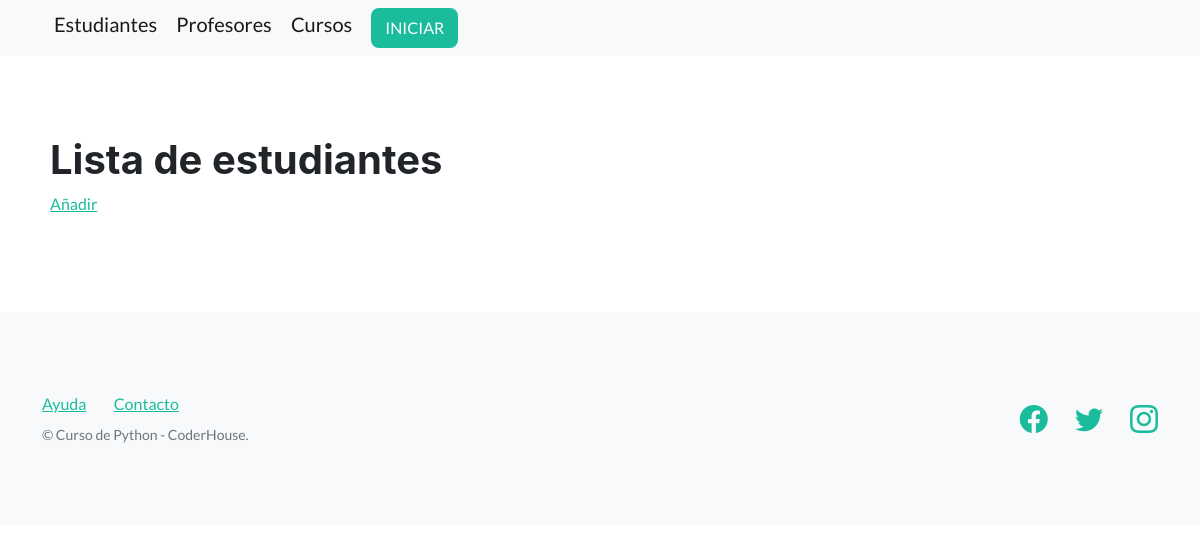
The page /estudiantes/ on the database as committed earlier.
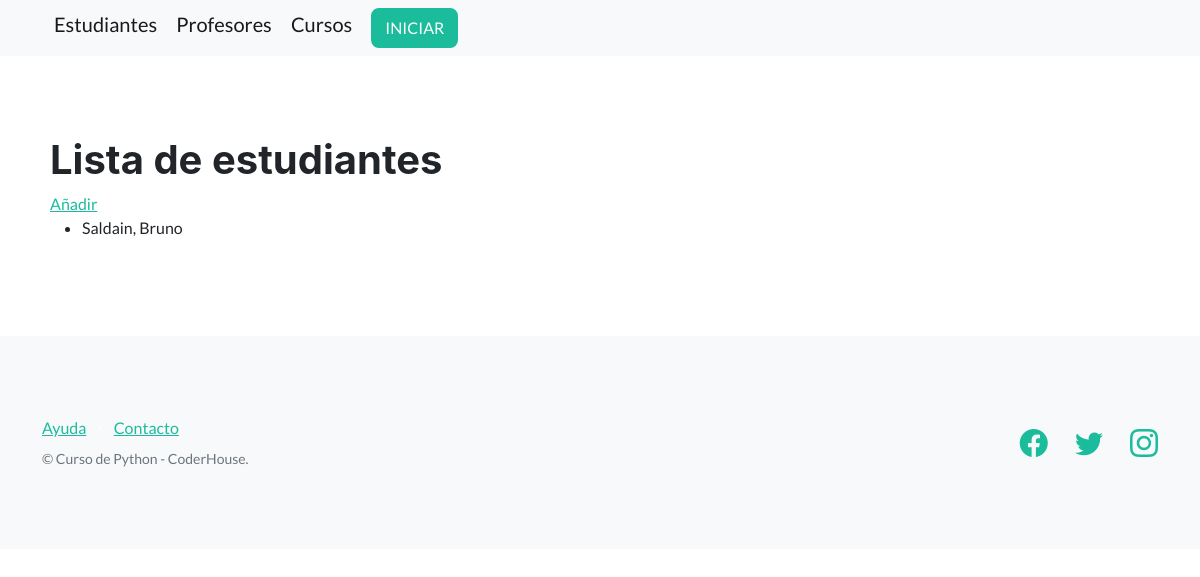
The same page on the database as committed later.
### app1/models.py (models this page shows, shortened)
class Estudiante(models.Model):
    nombre = models.CharField(max_length=256)
    apellido = models.CharField(max_length=256)
    email = models.EmailField()

### app1/views.py (the view)
# urls.py: path('estudiantes/', listar_estudiantes, name="listar_estudiantes"),
def listar_estudiantes(request):
    contexto = {
        'estudiantes': Estudiante.objects.all()
    }
    return render(
        request=request,
        template_name='app1/lista_estudiantes.html',
        context=contexto,
    )

### app1/templates/app1/lista_estudiantes.html (shortened to what this page needs)
{% extends "app1/base.html" %}
{% block contenido %}
<h1 class="titulos-coder">Lista de estudiantes</h1>
<a href="{% url 'crear_estudiante' %}">Añadir</a>
<ul>
{% for student in estudiantes %}
  <li>{{ student.apellido }}, {{ student.nombre }}</li>
{% endfor %}
</ul>
{% endblock contenido %}

Rows that differ between the two databases and show on the page:
added Estudiante: apellido "Saldain", nombre "Bruno"
